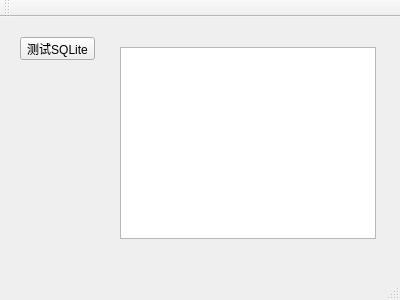
<?xml version="1.0" encoding="UTF-8"?>
<ui version="4.0">
 <class>TestSqlite</class>
 <widget class="QMainWindow" name="TestSqlite">
  <property name="geometry">
   <rect>
    <x>0</x>
    <y>0</y>
    <width>400</width>
    <height>300</height>
   </rect>
  </property>
  <property name="windowTitle">
   <string>TestSqlite</string>
  </property>
  <widget class="QWidget" name="centralWidget">
   <widget class="QPushButton" name="pushButton">
    <property name="geometry">
     <rect>
      <x>20</x>
      <y>20</y>
      <width>75</width>
      <height>23</height>
     </rect>
    </property>
    <property name="text">
     <string>测试SQLite</string>
    </property>
   </widget>
   <widget class="QTableView" name="tableView">
    <property name="geometry">
     <rect>
      <x>120</x>
      <y>30</y>
      <width>256</width>
      <height>192</height>
     </rect>
    </property>
   </widget>
  </widget>
  <widget class="QMenuBar" name="menuBar">
   <property name="geometry">
    <rect>
     <x>0</x>
     <y>0</y>
     <width>400</width>
     <height>23</height>
    </rect>
   </property>
  </widget>
  <widget class="QToolBar" name="mainToolBar">
   <attribute name="toolBarArea">
    <enum>TopToolBarArea</enum>
   </attribute>
   <attribute name="toolBarBreak">
    <bool>false</bool>
   </attribute>
  </widget>
  <widget class="QStatusBar" name="statusBar"/>
 </widget>
 <layoutdefault spacing="6" margin="11"/>
 <resources/>
 <connections/>
</ui>
